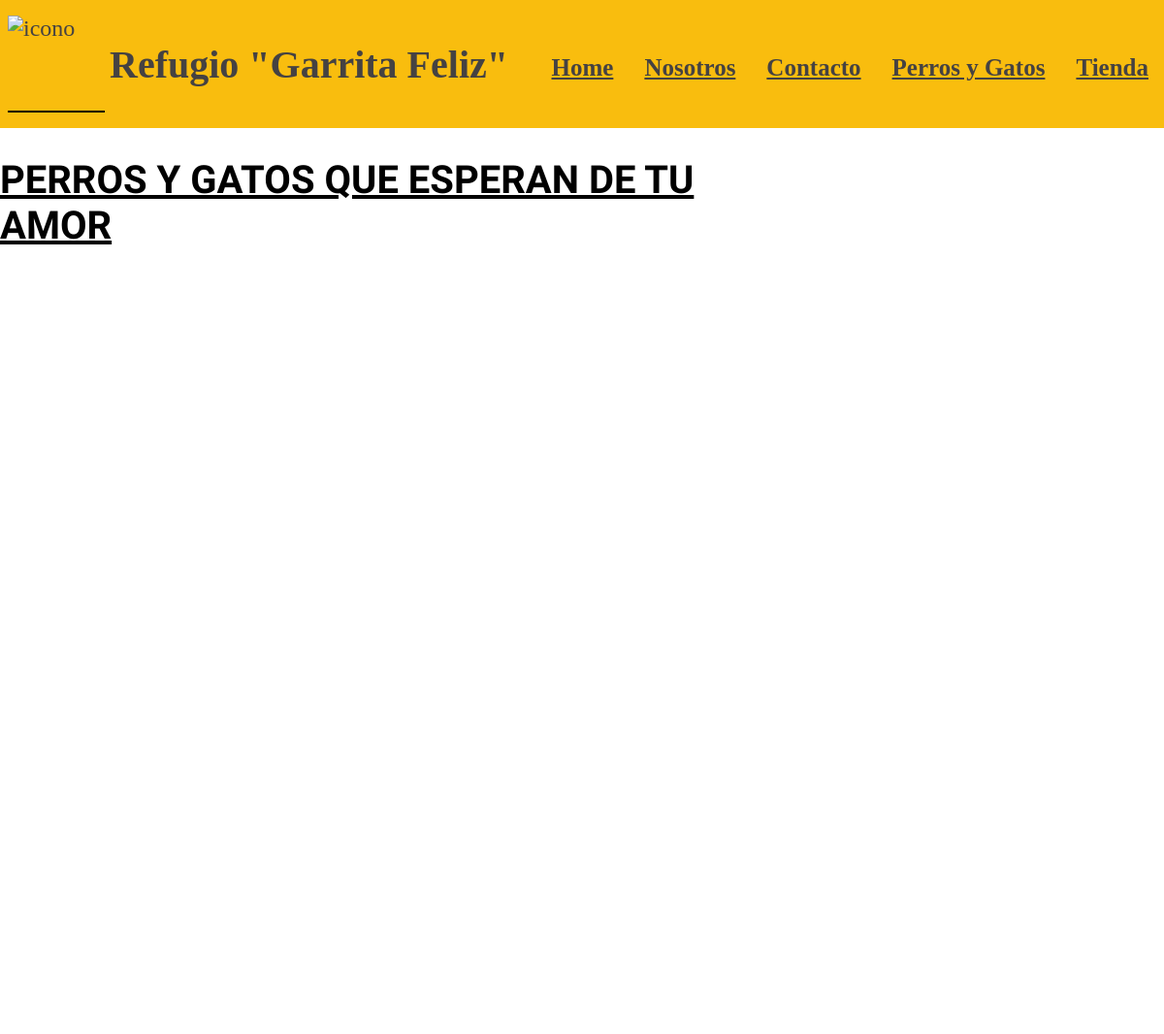
/perrosygatos (upper part), run on an earlier commit of the app's database.
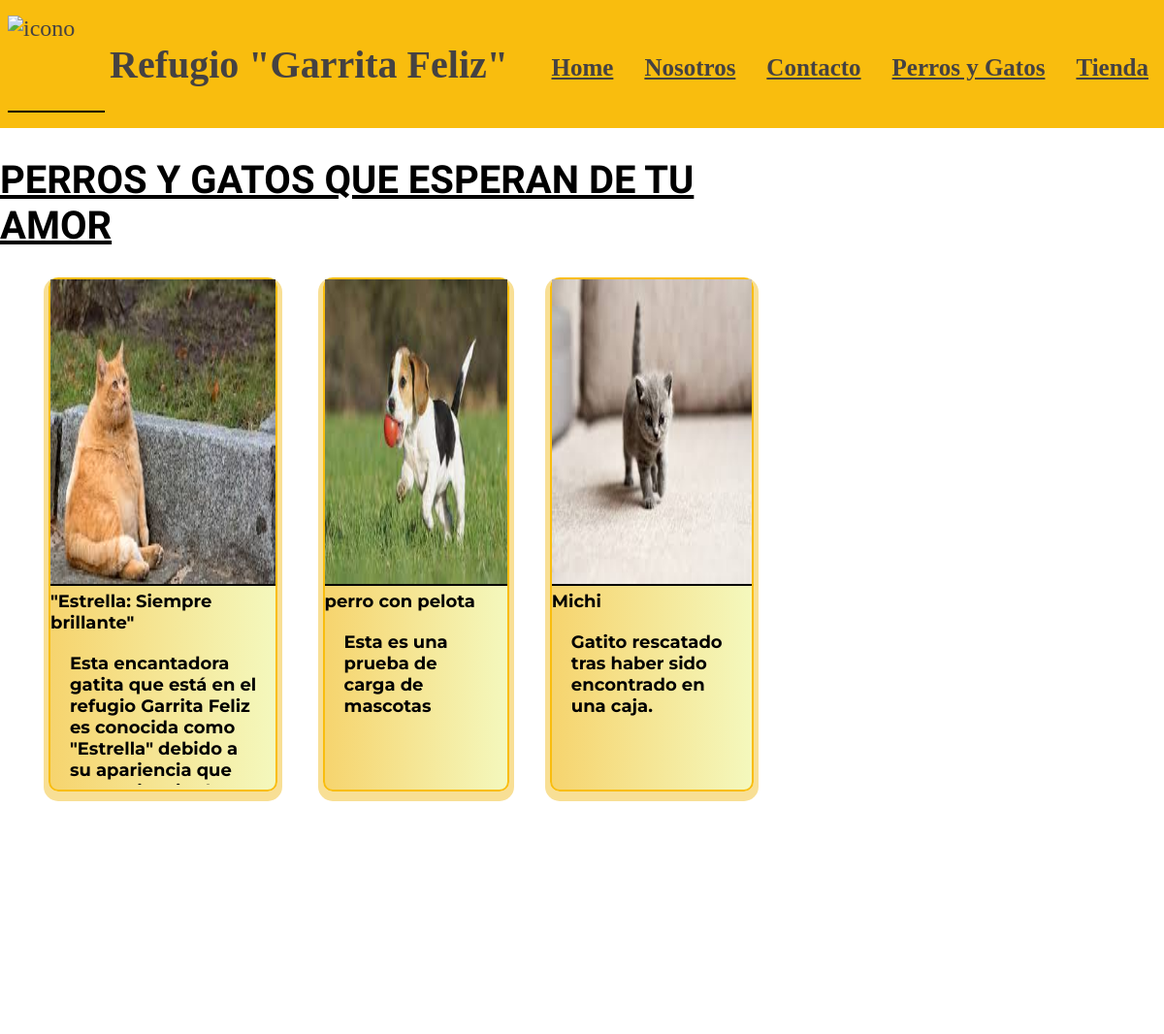
And on a later commit of the database.
### perrosygatos/models.py (models this page shows, shortened)
class Mascota(models.Model):
    title = models.CharField(max_length=50,verbose_name = "Título")
    description = models.TextField(verbose_name = "Descripción")
    image = models.ImageField(verbose_name = "Imagen", upload_to = "mascotas")
    created = models.DateTimeField(auto_now_add=True, verbose_name = "Fecha de creación")
    updated = models.DateTimeField(auto_now=True, verbose_name = "Fecha de modificación")

### perrosygatos/views.py (the view)
# urls.py: path('perrosygatos', perrosygatos_views.perygat, name='perrosygatos'),
def perygat(request):
    mascotas = Mascota.objects.all()
    return render(request, "perrosygatos/perrosygatos.html",{"mascotas":mascotas} )

### perrosygatos/templates/perrosygatos/perrosygatos.html (shortened to what this page needs)
{% extends "core/base.html" %}
{% load static%}
{% block content %}
<head>
</head>
<body>
    <main class="main">
        <h2>PERROS Y GATOS QUE ESPERAN DE TU AMOR</h2>
        <section>
            <div class="grid-container">
{% for mascota in mascotas %}
                <div class="grid-item">
                    <img src="{{mascota.image.url}}" alt="{{mascota.title}}">
                    <div class="texto">
                        <h4>{{mascota.title}}
                        </h4>
                        <p>
                           {{mascota.description}}
                        </p>
                    </div>
                </div>
{% endfor %}
            </div>
        </section>
    </main>
</body>
{% endblock %}

### core/templates/core/base.html (shortened to what this page needs)
<!DOCTYPE html>
<html lang="es">
<head>
  {% load static %}
  {% block stylesheet %}
  <link rel="stylesheet" href="{% static 'core/style/style.css' %}">
  {% endblock %}
</head>
<body>
    <nav class="navbar">
        <div class="brand-title">
            <img id="logo" src=" {% static 'core/imagenes/icono.png' %}" alt="icono">
            <h1>Refugio "Garrita Feliz"</h1></div>
        <div class="navbar-links">
          <ul>
            <li><a href="{% url 'index' %}" target="_blank">Home</a></li>
            <li><a href="{% url 'nosotros' %}" target="_blank">Nosotros</a></li>
            <li><a href="{% url 'contacto' %}" target="_blank">Contacto</a></li>
            <li><a href="{% url 'perrosygatos' %}" target="_blank">Perros y Gatos</a></li>
            <li><a href="{% url 'tienda' %}" target="_blank">Tienda</a></li>
          </ul>
        </div>
      </nav>
      {%block content %}{% endblock %}
</body>

### core/static/core/style/style.css (style rules this page uses)
* { padding: 0; margin: 0; box-sizing: border-box; }
body { margin: 0; padding: 0; }
#logo { height: 100px; width: 100px; }
.navbar { padding-bottom: .5rem; display: flex; position: relative; justify-content: space-between; align-items: center; background-color: #f9bd0e; color: #454242; }
.brand-title { display: flex; font-size: 1.5rem; margin: .5rem; margin-top: 1rem; align-items: center; }
h1 { font-size: 40px; margin-left: 5px; }
.navbar-links { height: 100%; }
.navbar-links ul { display: flex; margin: 0; padding: 0; }
.navbar-links li { list-style: none; margin-top: 1rem; }
.navbar-links li a { display: block; font-weight: bold; font-size: 25px; color: #454242; padding: 1rem; text-decoration: underline; }
main { display:flex; flex-direction: column; justify-content: center; align-items: center; max-width: 800px; }
p { padding: 20px; }
h2 { display: flex; justify-content: center; font-family: 'Exo 2', sans-serif; font-size: 40px; text-decoration: underline; margin: 30px 0; }
.grid-container { display: grid; grid-template-columns: auto auto auto; grid-template-rows: 530px 530px; justify-content: center; margin-left: 50px; gap: 60px 20px; }
.grid-item { border: 2px solid #f9bd0e; box-shadow: 0 5px 0 5px #f8df95; border-radius: 10px; width: 90%; font-family: 'Montserrat', sans-serif; font-size: large; font-weight: bold; background-image: linear-gradient(90deg, #f6d46e, #f4f8bd); }
img { width: 100%; height: 60%; border-bottom: 2px solid black; }
.texto { max-height: 200px; overflow: auto; }

What changed in the data, as far as the page shows it:
added Mascota: image (picture), title "\"Estrella: Siempre brillante\"", description "Esta encantadora gatita que está en el refugio Garrita Feliz es conocida como \"Estrella\" debido a su apariencia que…"
added Mascota: image (picture), title "perro con pelota", description "Esta es una prueba de carga de mascotas"
added Mascota: image (picture), title "Michi", description "Gatito rescatado tras haber sido encontrado en una caja."
